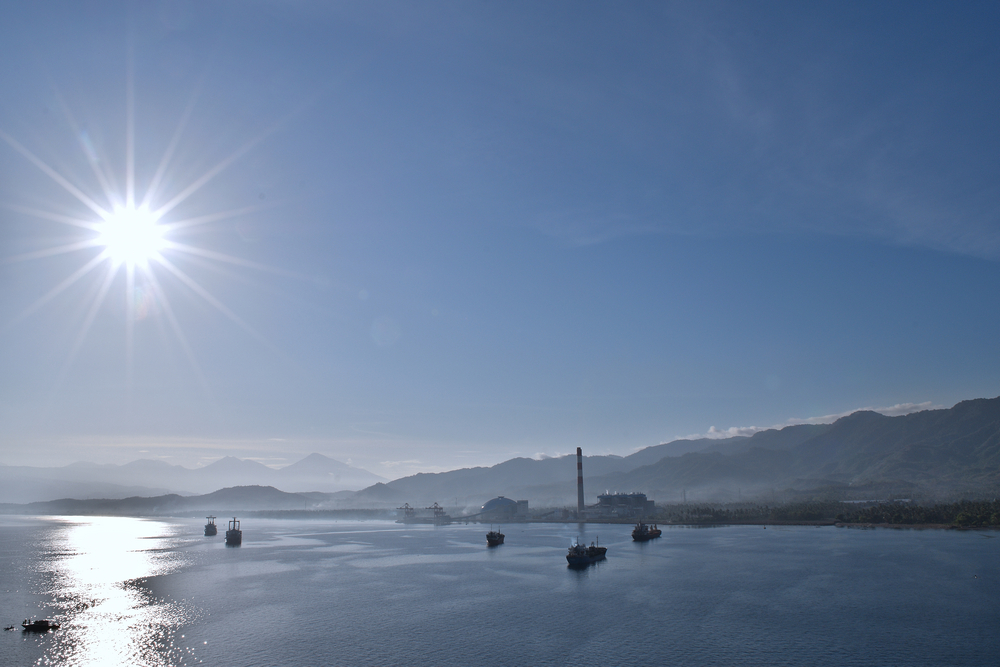
#> input picture Frameworks Testing/Specialised Functionality/OpenCV/OpenCV Lesson_Files/OpenCV_workshop_histogram.jpeg, 1000 x 667 px
$ python histogram_worksheet.py
#> lines starting #> are read from the running program, lines starting #| are printed output that depends on the picture
# Static Histogram

import cv2  # Importing cv2 library
from matplotlib import pyplot as plt  # Importing matplotlib library

# File name and path goes here
file = "OpenCV_workshop_histogram.jpeg" # enter your file name

color = ''#'bgr'
# Number of intervals on the x-axis
bins = 256 # Color intensity values 0-255

if color == 'bgr':  # Colored Images
    img = cv2.imread(file) # Process the image from file

    for i, col in enumerate(color):
        # create a column with index (bins) and the corresponding color
        histogram = cv2.calcHist([img], [i], None, [bins], [0,256])

        #plot graph using matplotlib, takes in the color 'b','g','r'
        plt.plot(histogram, color = col, alpha=1.0)

        plt.title('Histogram (BGR)') # Title of graph

else: # Monochrome Image
    # read file as array, 0 represents  conversion to monochrome
    img = cv2.imread(file, 0)
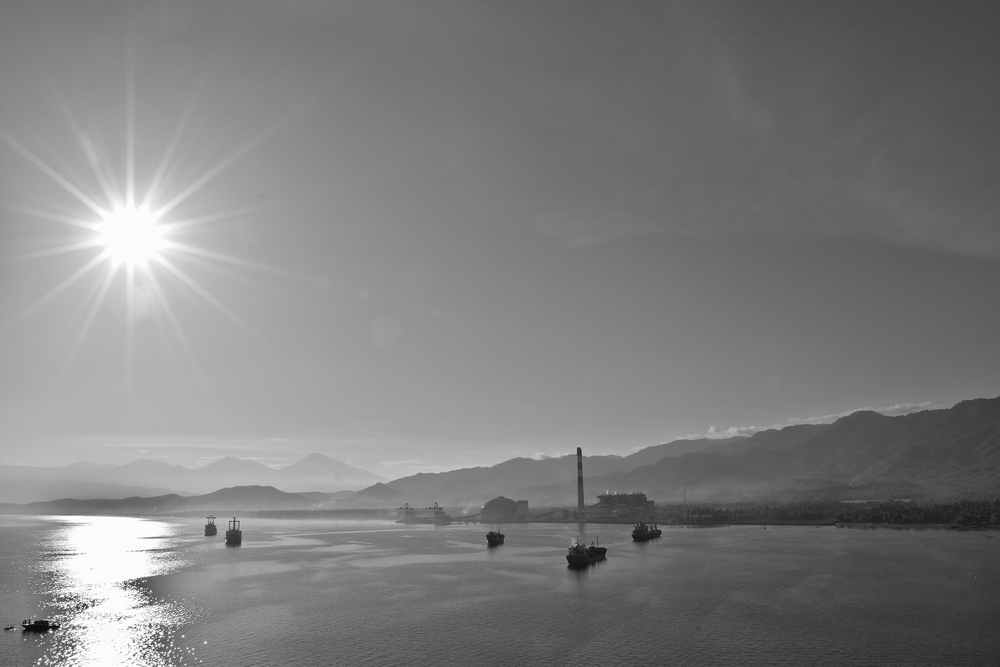
#> img: shape (667, 1000); min 4, max 255, mean 125.6

    # changes the existing array to 1 dimension
    img = img.ravel()

    # create a column with index (bins) but only 1 'color'
    histogram = cv2.calcHist([img], [0], None, [bins], [0,256])
#> histogram = 256 values, max 9638 at index 101, min 0 at index 0, mean 2605.5

    plt.plot(histogram)

    # Title of graph
    plt.title('Histogram (B&W)')

plt.xlabel("Bin") # Label the x-axis
plt.ylabel("Frequency") # Label the y-axis
plt.show() # Show the graph by creating the window
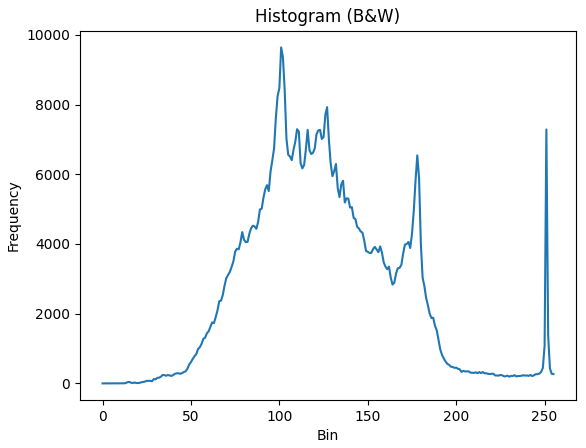
#> figure drawn by matplotlib, 1 panel; curve peaks at x = 101, y = 9638
